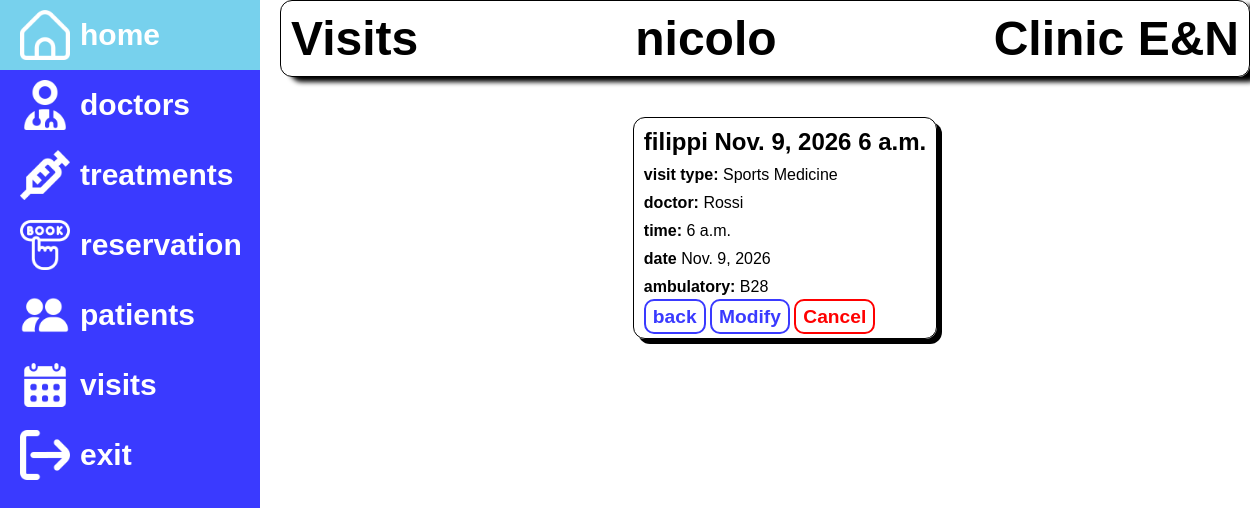
Page /dashboard/visit/1/ (signed in) on the committed database.
### dashboard/models.py (models this page shows, shortened)
class Visit(models.Model):
    patient = models.ForeignKey(Patient, on_delete=models.CASCADE)
    doctor = models.ForeignKey(Doctor, on_delete=models.CASCADE)
    treatment = models.ForeignKey(Treatment, on_delete=models.CASCADE)
    date = models.DateField()
    time = models.TimeField()
    ambulatory = models.CharField(max_length=3, blank=True, null=True)
    class Meta:
        ordering = ['patient','date', 'time']
        permissions = (("can_view_visit", "Can view visit"),)

class Patient(models.Model):
    user = models.OneToOneField(
        User,
        on_delete=models.CASCADE,
        related_name='patient_profile',
    )
    first_name = models.CharField(max_length=100)
    last_name = models.CharField(max_length=100)
    date_of_birth = models.DateField()
    weight = models.FloatField(help_text='kg')
    height = models.FloatField(help_text='cm')
    cf = models.CharField(max_length=16, unique=True, help_text='Codice Fiscale')
    class Meta:
        ordering = ['last_name', 'first_name', 'date_of_birth']
        permissions = (("can_view_patient", "Can view patient"),)

class Treatment(models.Model):
    name = models.CharField(max_length=100, unique=True)
    description = models.TextField(blank=False,null=False)
    cost = models.DecimalField(max_digits=8, decimal_places=2, help_text='€')
    class Meta:
        ordering = ['name']

class Doctor(models.Model):
    user = models.OneToOneField(
        User, on_delete=models.SET_NULL,
        null=True, blank=True,
        related_name='doctor_profile'
    )
    first_name = models.CharField(max_length=100)
    last_name = models.CharField(max_length=100)
    specialization = models.CharField(max_length=100)
    id_doctor = models.CharField(max_length=10, unique=True, help_text='ID Doctor')
    date_of_birth = models.DateField()
    class Meta:
        ordering = ['specialization', 'last_name', 'first_name', 'id_doctor']

### dashboard/views.py (the view)
# urls.py: path('visit/<int:pk>/', views.VisitDetailView.as_view(), name='visit-detail'),
class VisitDetailView(LoginRequiredMixin, PermissionRequiredMixin, generic.DetailView):
    login_url = '/accounts/login/'
    permission_required = 'dashboard.can_view_visit'
    model = Visit

### dashboard/templates/dashboard/visit_detail.html
{% extends "base.html" %}
{% block content %}
   <div class="block-patient">
        <h2>{{visit.patient.last_name}} {{visit.date}} {{visit.time}}</h2>
        <p><b>visit type:</b> <span>{{visit.treatment.name}}</span></p>
        <p><b>doctor:</b> <span>{{visit.doctor.last_name}}</span></p>
        <p><b>time:</b> <span>{{visit.time}}</span></p>
        <p><b>date</b> <span>{{visit.date}}</span></p>
        <p><b>ambulatory:</b> <span>{{visit.ambulatory}}</span></p>
        <div>
            <a class="btn" href="{% url 'visits'%}">back</a>
        <a class="btn" href="{% url 'reservation_update' visit.id %}">Modify</a>
        <a class="btn-del" href="{% url 'reservation_delete' visit.id %}" onclick="return confirm('Are you sure you want to delete this reservation?');">Cancel</a>
        </div>
    </div>
{% endblock %}

### dashboard/templates/base.html (shortened to what this page needs)
<!DOCTYPE html>
<html lang="en">
<head>
    {% load static %}
    <link rel="stylesheet" href="{% static 'css/style.css' %}">
</head>
<body>
    {%block sidebar%}
    <div class="sidebar">
        <ul>
            <li {% if request.resolver_match.url_name == 'dashboard' %}style="background-color: rgb(119, 209, 237)"{% endif %}><a href="{% url 'dashboard'%}"><img src="{% static 'images/home.png' %}" alt="home"><span>home</span></a></li>
            <li {% if request.resolver_match.url_name == 'doctors' %}style="background-color: rgb(119, 209, 237)"{% endif %}><a href="{% url 'doctors'%}"><img src="{% static 'images/user-md.png' %}" alt="h"><span>doctors</span></a></li>
            <li ><a href="{% url 'treatments'%}"><img src="{% static 'images/syringe.png' %}" alt="home"><span>treatments</span></a></li>
            <li ><a href="{% url 'reservation' %}"><img src="{% static 'images/booking.png' %}" alt=""><span>reservation</span></a></li>
            {% if perms.dashboard.can_view_patient %}
            <li ><a href="{% url 'patients'%}"><img src="{% static 'images/people.png' %}" alt="home"><span>patients</span></a></li>
            {% endif %}
            {% if perms.dashboard.can_view_visit %}
            <li {% if request.resolver_match.url_name == 'visits' %}style="background-color: rgb(119, 209, 237)"{% endif %}><a href="{% url 'visits'%}"><img src="{% static 'images/calendar.png' %}" alt="home"><span>visits</span></a></li>
            {% endif %}
            {% if user.is_authenticated %}
            <li><a href="{% url 'esco' %}"><img src="{% static 'images/exit.png' %}" alt="profile"><span>exit</span></a></li>
            {% endif %}
        </ul>
    </div>
    {%endblock%}
    <div class="sup-cont">
        <div class="title">
            <h1>{% if request.resolver_match.url_name == 'dashboard' %}Welcome
                {% elif request.resolver_match.url_name == 'doctors' or request.resolver_match.url_name == 'doctor-detail'%}Doctors
                {% elif request.resolver_match.url_name == 'treatments' or request.resolver_match.url_name == 'treatment-detail'%}Treatmets
                {% elif request.resolver_match.url_name == 'reservation'%}Reservation
                {% elif request.resolver_match.url_name == 'patients' or request.resolver_match.url_name == 'patient-detail'%}Patients
                {% elif request.resolver_match.url_name == 'visits' or request.resolver_match.url_name == 'visit-detail'%}Visits
                {% elif request.resolver_match.url_name == 'login'%}Log in
                {% elif request.resolver_match.url_name == 'signup'%}Sign Up
                {% elif request.resolver_match.url_name == 'esco'%}Exit
                {%endif%}</h1>
            <h1 style="text-align: center;">{{ user.username }}</h1><h1 style="text-align: end;">Clinic E&N</h1></div>
        <div class="content">
            {% block content %}
            {% endblock %}
        </div>
    </div>
</body>
</html>

### dashboard/static/css/style.css (style rules this page uses)
* { font-family: Montserrat, sans-serif; margin: 0; padding:0; font-style: normal; }
body { display: flex; gap: 20px; }
.sidebar { width: 100px; height: 100vh; background-color: rgb(58, 58, 255); transition: 0.5s ease; }
.sidebar a { text-decoration: none; display: flex; direction: row; overflow: hidden; color: #fff; align-items: center; justify-content: flex-start; gap:10px; font-weight: bold; font-size: 30px; }
.sidebar li { list-style-type: none; padding: 10px 20px; }
.sidebar li img { width: 50px; height: 50px; }
.title { display: flex; justify-content: space-between; margin-bottom: 20px; border: 1px solid black; box-shadow:10px 5px 5px rgb(0, 0, 0); border-radius: 12px; padding: 10px; }
.title h1 { font-size: 3rem; }
.content { width: 100%; padding: 20px; display: flex; flex-direction: column; justify-content: space-between; align-items: center; }
.sup-cont { width: 100%; }
.block-patient { display: flex; flex-direction: column; justify-content: space-between; margin-bottom: 10px; align-items: flex-start; gap: 10px; row-gap: 10px; border: 1px solid black; box-shadow: 5px 5px rgb(0, 0, 0); border-radius: 12px; padding: 10px; }
.block-patient .btn { border: 2px solid rgb(58, 58, 255); background-color: white; color: rgb(58, 58, 255); font-weight: bold; padding: 5px 7px; text-decoration: none; border-radius: 10px; font-size: larger; }
.block-patient .btn-del { border: 2px solid red; background-color: white; color:red; font-weight: bold; padding: 5px 7px; text-decoration: none; border-radius: 10px; font-size: larger; }

### rows in the picture
Visit: patient.last_name "filippi", date "Nov. 9, 2026", time "6 a.m.", treatment.name "Sports Medicine", doctor.last_name "Rossi", ambulatory "B28"

### other values in the picture
{{ user.username }} "nicolo"
